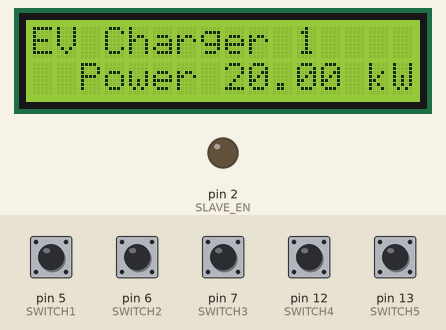
Bench run of a sketch on a simulated Arduino Uno, built with avr-gcc and run on an emulated ATmega328P. Parts: 16×2 character LCD, output pins drawn as LEDs (lit = HIGH). Dashed ring = blinking. The test bench sets the inputs (shaded band); at power-on: pin 5 (SWITCH1), pin 6 (SWITCH2), pin 7 (SWITCH3), pin 12 (SWITCH4), pin 13 (SWITCH5) HIGH. What the sketch prints to the serial monitor is not drawn.

Above: at 1.2 s.
1.3 s: pin 12 (SWITCH4) pulled LOW for 1 s
At 1.53 s:
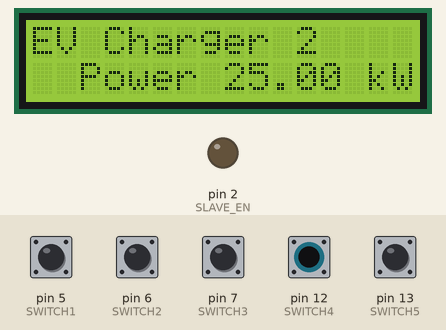
5.3 s: pin 6 (SWITCH2) pulled LOW for 0.15 s
At 6.3 s:
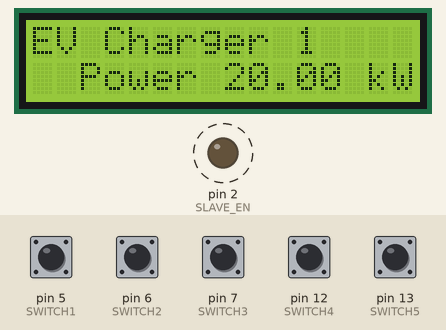
8.4 s: pin 13 (SWITCH5) pulled LOW for 1 s
At 8.62 s:
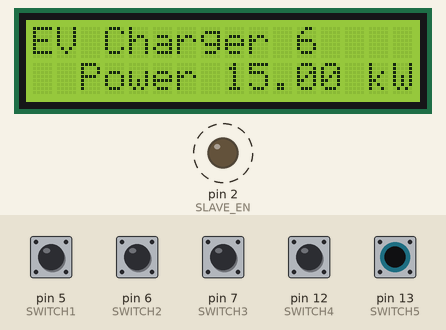
12.4 s: pin 7 (SWITCH3) pulled LOW for 0.15 s
At 14.5 s:
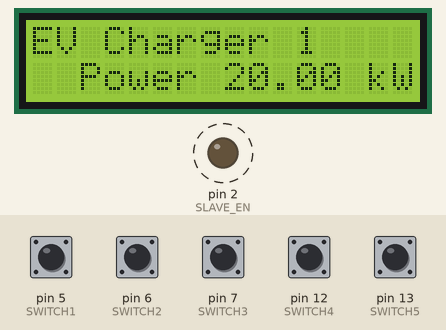
15.5 s: pin 6 (SWITCH2) pulled LOW for 1 s
At 16.5 s:
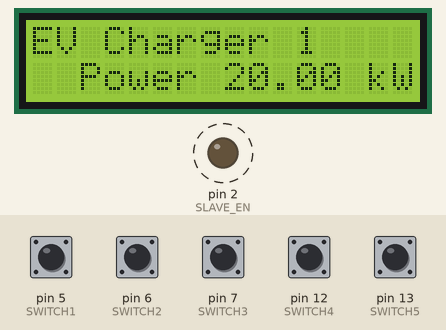
19.5 s: pin 7 (SWITCH3) pulled LOW for 1 s
At 20.5 s:
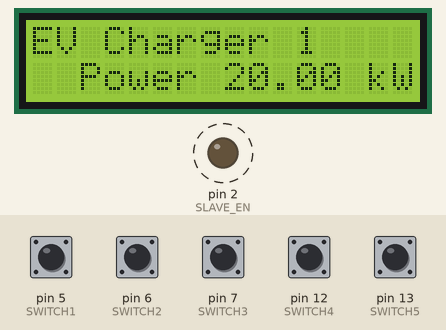
Timing chart, 0 to 23.4 s (numbered marks = the images above; inputs shaded):
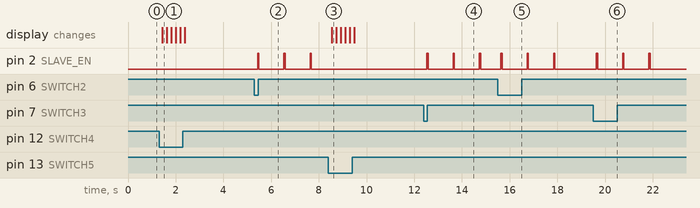

The sketch:

9_EVChargerSlaveFin.ino
```cpp
//-----------------------Modbus pin-------------------------
#define SLAVE_EN  2
String Input;
//-----------------------LCD Show---------------------------
#include <Wire.h>
#include <LiquidCrystal_I2C.h>
LiquidCrystal_I2C lcd(0x27, 16, 2);
//------------------------Switch----------------------------
#define SWITCH1   5 //SW Send data Plug in
#define SWITCH2   6 //SW send data Plug out
#define SWITCH3   7 //SW send data full
#define SWITCH4   12 //SW Change EVcharger Up
#define SWITCH5   13 //SW Change EVcharger Down
//-------------------------LED------------------------------
#define LED1    8  //LED send data Plug in
#define LED2    9  //LED send data Plug out
#define LED3    10  //LED send data full
#define LED4    11  //LED receive data
//-----------------------Variable----------------------------
int LCD = 0;
int EV = 1;
float PW = 20;
float PO = 0;
int SW;
int F = 0;
float Ef = 100;

void setup() {
//--------------------------Set Serial-------------------------
  Serial.begin(9600);
//---------------------------LCD setup-------------------------
  lcd.init();
  lcd.backlight();
//--------------------------Switch setup-----------------------
  pinMode(SWITCH1 , INPUT_PULLUP);
  pinMode(SWITCH2 , INPUT_PULLUP);
  pinMode(SWITCH3 , INPUT_PULLUP);
  pinMode(SWITCH4 , INPUT_PULLUP);
  pinMode(SWITCH5 , INPUT_PULLUP);
//---------------------------LED setup-------------------------
  digitalWrite(LED1 , LOW);
  digitalWrite(LED2 , LOW);
  digitalWrite(LED3 , LOW);
  digitalWrite(LED4 , LOW);
//-----------------------Modbus pin setup----------------------
  pinMode(SLAVE_EN , OUTPUT);
  digitalWrite(SLAVE_EN , LOW);
}

void loop() {
//-----------------------LCD Show to select Charger---------------------------
  if(digitalRead(SWITCH4) == 0) //Charger Up
  {
    if(LCD == 0) {EV = 2; LCD = 1; PW = ((25*Ef)/100); delay (100); }
    else if(LCD == 1) {EV = 3; LCD = 2; PW = ((30*Ef)/100); delay (100);}
    else if(LCD == 2) {EV = 4; LCD = 3; PW = ((27*Ef)/100); delay (100);}
    else if(LCD == 3) {EV = 5; LCD = 4; PW = ((33*Ef)/100); delay (100);}
    else if(LCD == 4) {EV = 6; LCD = 5; PW = ((15*Ef)/100); delay (100);}
    else if(LCD == 5) {EV = 1; LCD = 0; PW = ((20*Ef)/100); delay (100);}
    Serial.print("Charger ");
    Serial.print(EV);
    Serial.print("\n");
    Serial.print("Power ");
    Serial.print(PW);
    Serial.print(" kW\n");
  }
  if(digitalRead(SWITCH5) == 0) //Charger Down
  {
    if(LCD == 0) {EV = 6; LCD = 5; PW = ((15*Ef)/100); delay (100); }
    else if(LCD == 1) {EV = 1; LCD = 0; PW = ((20*Ef)/100); delay (100);}
    else if(LCD == 2) {EV = 2; LCD = 1; PW = ((25*Ef)/100); delay (100);}
    else if(LCD == 3) {EV = 3; LCD = 2; PW = ((30*Ef)/100); delay (100);}
    else if(LCD == 4) {EV = 4; LCD = 3; PW = ((27*Ef)/100); delay (100);}
    else if(LCD == 5) {EV = 5; LCD = 4; PW = ((33*Ef)/100); delay (100);}
    Serial.print("Charger ");
    Serial.print(EV);
    Serial.print("\n");
    Serial.print("Power ");
    Serial.print(PW);
    Serial.print(" kW\n");
  }

//--------------------Send the data of Charger Plug in---------------------
  if(digitalRead(SWITCH1) == 0)
  { SW = 1;
    delay(50);
    digitalWrite(SLAVE_EN , HIGH);
    delay(50);
    Serial.print(SW);
    Serial.print("\n");
    Serial.flush();
    digitalWrite(SLAVE_EN , LOW);
    digitalWrite(LED4 , HIGH);    // LED ON
    delay(1000);
    digitalWrite(LED4 , LOW);
    Serial.print("EVCharger = ");
    delay(50);

    digitalWrite(SLAVE_EN , HIGH);
    delay(50);
    Serial.print(EV);
    Serial.flush();
    digitalWrite(SLAVE_EN , LOW);
    digitalWrite(LED4 , HIGH);    // LED ON
    delay(1000);
    digitalWrite(LED4 , LOW);     // LED OFF
    Serial.print("\nPower = ");
    delay(50);

    digitalWrite(SLAVE_EN , HIGH);
    delay(50);
    Serial.print(PW*1000);
    Serial.flush();
    digitalWrite(SLAVE_EN , LOW);
    Serial.print(" W\n");
  }
//--------------------Send the data of Charger Plug out---------------------
  if(digitalRead(SWITCH2) == 0)
  { SW = 2;
    delay(50);
    digitalWrite(SLAVE_EN , HIGH);
    delay(50);
    Serial.print(SW);
    Serial.print("\n");
    Serial.flush();
    digitalWrite(SLAVE_EN , LOW);
    digitalWrite(LED4 , HIGH);    // LED ON
    delay(1000);
    digitalWrite(LED4 , LOW);

    Serial.print("EVCharger = ");
    delay(50);
    digitalWrite(SLAVE_EN , HIGH);
    delay(50);
    Serial.print(EV);
    Serial.flush();
    digitalWrite(SLAVE_EN , LOW);
    digitalWrite(LED4 , HIGH);    // LED ON
    delay(1000);
    digitalWrite(LED4 , LOW);     // LED OFF
    Serial.print("\nPower = ");
    delay(50);
    digitalWrite(SLAVE_EN , HIGH);
    delay(50);
    Serial.print(PO);
    Serial.flush();
    digitalWrite(SLAVE_EN , LOW);
    Serial.print(" kW Plug Out!\n");
  }
//--------------------Send the data of Charger Full Charge---------------------
  if(digitalRead(SWITCH3) == 0)
  { SW = 3;
    delay(50);
    digitalWrite(SLAVE_EN , HIGH);
    delay(50);
    Serial.print(SW);
    Serial.print("\n");
    Serial.flush();
    digitalWrite(SLAVE_EN , LOW);
    digitalWrite(LED4 , HIGH);    // LED ON
    delay(1000);
    digitalWrite(LED4 , LOW);

    Serial.print("EVCharger = ");
    delay(50);
    digitalWrite(SLAVE_EN , HIGH);
    delay(50);
    Serial.print(EV);
    Serial.print("\n");
    Serial.flush();
    digitalWrite(SLAVE_EN , LOW);
    digitalWrite(LED4 , HIGH);    // LED ON
    delay(1000);
    digitalWrite(LED4 , LOW);     // LED OFF
    Serial.print("Power = ");
    delay(50);
    digitalWrite(SLAVE_EN , HIGH);
    delay(50);
    Serial.print(PO);
    Serial.flush();
    digitalWrite(SLAVE_EN , LOW);
    Serial.print("\nFull\n");

  }
  while(Serial.available())                     // If serial data is available then enter into while loop
  {
    Input = Serial.readStringUntil('*');     // Receive Serial data in Variable
    Ef = Input.toInt();
    Ef = Ef/1000;
    Serial.print(Ef);
    Serial.print(" %\n");

    digitalWrite(LED4 , HIGH);    // LED ON
    delay(1000);
    digitalWrite(LED4 , LOW);     // LED OFF
  }

//-----------------------LCD Display---------------------------
  lcd.clear();
  lcd.setCursor(0,0);
  lcd.print("EV Charger");
  lcd.setCursor(11,0);
  lcd.print(EV);
  lcd.setCursor(2,1);
  lcd.print("Power ");
  lcd.print(PW);
  lcd.print(" kW");
  delay (60);
  }
```

Measured:
- after the input at 1.3 s, the display: changes after 0.14 s (image 1)
- after the input at 5.3 s, pin 2 (SLAVE_EN): alternates HIGH for 0.05 s and LOW for 1.1 s, starting after 0.13 s
- after the input at 8.4 s, the display: changes after 0.13 s (image 3)
- after the input at 12.4 s, pin 2 (SLAVE_EN): alternates HIGH for 0.05 s and LOW for 1.1 s, starting after 0.13 s
- after the input at 15.5 s, pin 2 (SLAVE_EN): alternates HIGH for 0.05 s and LOW for 1.1 s, starting after 0.13 s
- after the input at 19.5 s, pin 2 (SLAVE_EN): alternates HIGH for 0.05 s and LOW for 1.1 s, 6 changes in all, then stays LOW, starting after 0.13 s
